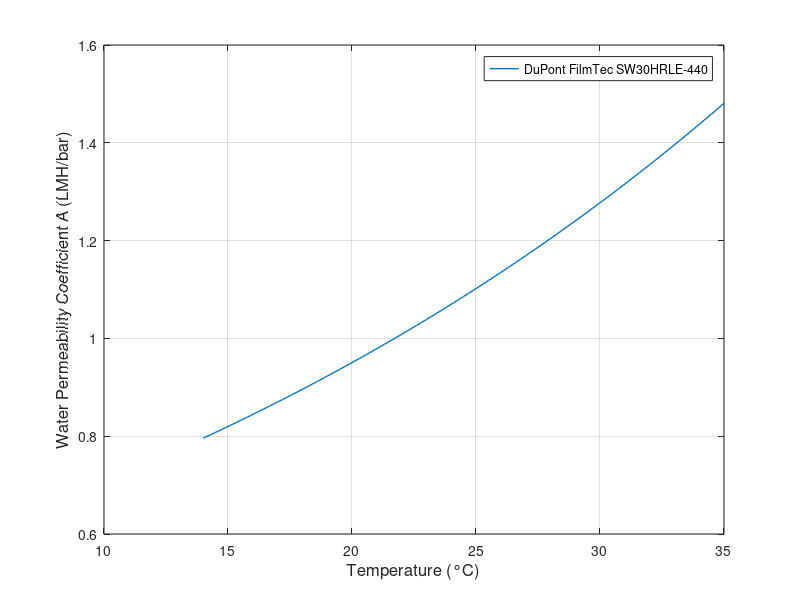

The MATLAB script that drew this image:
load('membrane_params.mat', 'A', 'B', 'A_LMH','B_LMH');
T_list = 14:0.1:35;               % Temperature range [C]
A_list = zeros(1,length(T_list));
A_list_LMH = zeros(1,length(T_list));

for i=1:length(T_list)
    T_c = T_list(i);
    A_temp_LMH = A_LMH*1.03^(T_c - 25);  % Temperature correction for A [LMH/bar]
    A_list_LMH(i) = A_temp_LMH;
    A_temp = A*1.03^(T_c - 25);  % Temperature correction for A [LMH/bar]
    A_list(i) = A_temp;
end
figure;
plot(T_list, A_list_LMH, 'LineWidth', 1);

xlabel('Temperature (°C)', 'FontSize', 12);
ylabel('Water Permeability Coefficient A (LMH/bar)', 'FontSize', 12);
legend('DuPont FilmTec SW30HRLE-440', 'Location', 'best');
grid on;
